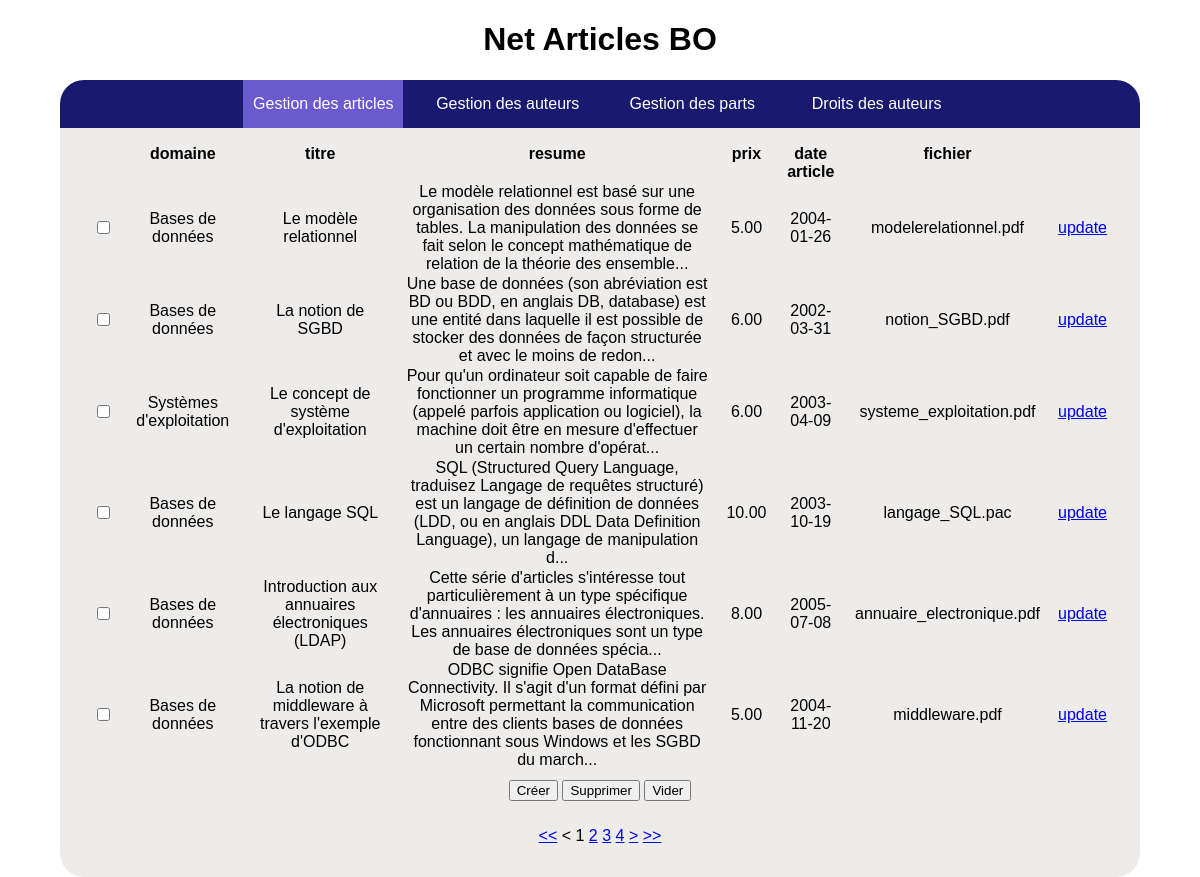
Page /index.php?c=article&a=read on the committed database.
### tables this page shows
CREATE TABLE IF NOT EXISTS `article` (
  `id_article` int(11) NOT NULL,
  `id_domaine` int(11) NOT NULL,
  `titre` varchar(250) DEFAULT NULL,
  `resume` varchar(2048) DEFAULT NULL,
  `prix` decimal(11,2) DEFAULT NULL,
  `date_article` date DEFAULT NULL,
  `fichier` varchar(50) NOT NULL,
  PRIMARY KEY (`id_article`),
  KEY `fk_article_domaine` (`id_domaine`)
);

CREATE TABLE IF NOT EXISTS `domaine` (
  `id_domaine` int(11) NOT NULL,
  `lib_domaine` varchar(80) DEFAULT NULL,
  PRIMARY KEY (`id_domaine`)
);

### controller/BootStrap.php (called while the page is built, shortened)
<?php
require_once 'model/HTTPRequest.php';
class BootStrap {
	private static $_controller = null;
	private static $_request = null;
	public static function getRequest()
	{
		if( is_null(self::$_request) ) {
			self::$_request = new HTTPRequest();
		}
		return self::$_request;
	}
	public static function getController()
	{
		if( is_null(self::$_controller) ) {
			self::initController();
		}
		return self::$_controller;
	}
	public static function initController() {
		$request = self::getRequest();
		try {
			$name = $request->getController();
			$action = $request->getAction();
			self::$_controller = new $controllerClass();
			self::$_controller->setTitle('Net Articles BO');
			self::$_controller->setName($name);
			self::$_controller->setView($name);
			self::$_controller->run($action);
		}
		catch (Exception $ex) {
			self::includeController('Error');
			self::$_controller = new ErrorController();
			self::$_controller->setTitle('Erreur - Net Articles BO');
			self::$_controller->setView('error');
			self::$_controller->setError($ex);
			self::$_controller->run($ex->getCode());
		}
		self::$_controller->setMenu('menu');
	}
}
?>

### model/HTTPRequest.php (called while the page is built, shortened)
<?php
class HTTPRequest
{
	private $_controller;
	private $_action;
	public function __construct() {
		$this->_controller = 'Index';
		$this->_action = 'default';
		if(isset($_REQUEST['c'])) {
			$this->_controller = $_REQUEST['c'];
		}
		if(isset($_REQUEST['a'])) {
			$this->_action = $_REQUEST['a'];
		}
	}
	public function getController()
	{
		return $this->_controller;
	}
	public function getAction()
	{
		return $this->_action;
	}
	public function getPage()
	{
		$page = 1;
		return $page;
	}
	public function getURL($controller = null, $action = null, $params = null) {
		if(is_null($controller)){
			$controller = $this->getController();
		}
		if(is_null($action)){
			$action = $this->getAction();
		}
		$parameters = "";
		if( isset($params)  && is_array($params)) {
			foreach($params as $k => $v) {
				$parameters .= '&'.$k.'='.$v;
			}
		}
		$url = 'index.php?c='.$controller.'&a='.$action.$parameters;
		return $url;
	}
}
?>

### controller/PlainCRUDController.php (called while the page is built, shortened)
<?php
abstract class PlainCRUDController extends CRUDController {
	private $_rows;
	private $_page;
	private $_pageCount;
	public static $length = 6;
	protected function read() {
		$this->_pageCount = $this->definePageCount();
		$this->_rows = $this->defineRows(($this->getPage() - 1) * self::$length, self::$length);
	}
	public function initPagination() {
		$this->_page = BootStrap::getRequest()->getPage();
	}
	public function getHeader() {
		return array_keys($this->_rows[0]);
	}
	public function getRows() {
		return $this->_rows;
	}
	public function getPageCount() {
		return $this->_pageCount;
	}
	public function getPage() {
		return $this->_page;
	}
}
?>

### persistence/SQLRequest.php (called while the page is built, shortened)
<?php
class SQLRequest
{
	private $_request;
	private $_parameters;
	function __construct()
	{
		$this->_parameters = array();
	}
	public function getRequest()
	{
		return $this->_request;
	}
	public function setRequest($request)
	{
		$this->_request = $request;
	}
	public function getParameters()
	{
		return $this->_parameters;
	}
}
?>

### persistence/DBUtils.php (called while the page is built, shortened)
<?php
require_once 'persistence/SQLRequest.php';
class DBUtils
{
	private static function getConnection()
	{
		try
		{
			$connection = new PDO('mysql:host=localhost;dbname=net_articles', 'mod', 'mod');
			$connection->setAttribute(PDO::ATTR_ERRMODE, PDO::ERRMODE_EXCEPTION);
			$connection->exec('SET CHARACTER SET utf8;');
			return $connection;
		} catch(Exception $e)
		{
			$connection = null;
			throw $e;
		}
	}
	public static function read(SQLRequest $request)
	{
		try
		{
			$connection = self::getConnection();
			$prep = $connection->prepare($request->getRequest());
			$prep->execute($request->getParameters());
			return $prep;
		} catch(Exception $e)
		{
			$connection = null;
			throw $e;
		}
	}
}
?>

### model/Article.php (called while the page is built, shortened)
<?php
require_once 'persistence/DBUtils.php';
class Article implements CRUDTable {
	public static function readableList($start, $length) {
		$req = new SQLRequest();
		$req->setRequest(
			'Select a.id_article as id, d.lib_domaine as domaine, a.titre, a.resume, a.prix, a.date_article as "date article", a.fichier
			from article a
			join domaine d on d.id_domaine = a.id_domaine
			limit '.$start.', '.$length.';'
			);
		return DBUtils::read($req)->fetchAll(PDO::FETCH_ASSOC);
	}
	public static function getRowCount() {
		$req = new SQLRequest();
		$req->setRequest(
			'Select count(*)
			from article;'
			);
		$rs = DBUtils::read($req)->fetchAll(PDO::FETCH_NUM);
		return $rs[0][0];
	}
}
?>

### controller/ArticleController.php (called while the page is built, shortened)
<?php
require_once 'PlainCRUDController.php';
require_once 'model/Article.php';
class ArticleController extends PlainCRUDController {
	protected function defineRows($start, $length) {
		$rows = Article::readableList($start, $length);
		return $rows;
	}
	protected function definePageCount() {
		$pageCount = ceil(Article::getRowCount() / self::$length);
		return $pageCount;
	}
}
?>

### controller/CRUDController.php (called while the page is built, shortened)
<?php
abstract class CRUDController extends Controller {
	public function run($action) {
		switch ($action) {
			case 'read':
				$this->read();
				break;
		}
	}
}
?>

### view/read.php (the view, shortened to what this page needs)
<form action="<?php echo BootStrap::getRequest()->getURL(null, "delete") ?>" method="POST">
	<table>
		<?php
		$controller = BootStrap::getController();
		$header = $controller->getHeader();
		$rows = $controller->getRows();
		echo '<tr>';
		echo '<th></th>';
		foreach($header as $value) {
			if($value != 'id') {
				echo '<th>'.$value.'</th>';
			}
		}
		echo '</tr>';
		foreach($rows as $row) {
			echo '<tr>';
			echo '<td><input type="checkbox" name="ids[]" value="'.$row['id'].'"/></td>';
			foreach ($row as $key => $value) {
				if($key != 'id') {
					if(strlen($value) > 200) {
						$value = substr($value, 0, 196) . "...";
					}
					echo '<td>' . $value . '</td>';
				}
			}
			echo '<td><a href="'.  BootStrap::getRequest()->getURL(null, 'update',Array('id'=>$row['id'])).'">update</a></td>';
			echo '</tr>';
		}
		?>
	</table>
	<div id="control">
		<input type="submit" name="create" value="Créer" >
		<input type="submit" name="delete" value="Supprimer">
		<input type="reset" value="Vider">
	</div>
</form>
<p id="pagination">
	<?php
	$request = BootStrap::getRequest();
	$length = 5 - 1;
	$page = $controller->getPage();
	$pageCount = $controller->getPageCount();
	$start = $page - floor($length/2);
	if($start < 1) {
		$start = 1;
	}
	$end = $start + $length;
	if($end > $pageCount) {
		$end = $pageCount;
	}
	echo '<a href="'.$request->getURL(null,null,Array('page' => 1)).'"> <<</a> ';
	if($page > 1) {
		echo '<a href="'.$request->getURL(null,null,Array('page' => $page - 1)).'"> <</a> ';
	}
	else {
		echo ' < ';
	}
	for($p = $start; $p <= $end; ++$p) {
		if($p == $page) {
			echo $p.' ';
		}
		else {
			echo ' <a href="'.$request->getURL(null,null,Array('page' => $p)).'">'.$p.'</a> ';
		}
	}
	if($page < $pageCount) {
		echo '<a href="'.$request->getURL(null,null,Array('page' => $page + 1)).'"> ></a> ';
	}
	else {
		echo ' > ';
	}
	echo '<a href="'.$request->getURL(null,null,Array('page' => $pageCount)).'"> >> </a> ';
	?>
</p>

### view/Styles.css (style rules this page uses)
body { font-family: cantarell, sans-serif; margin: auto; width: 90%; }
table { border-spacing: 1em 0em; }
th { font-weight: bold; text-align: center; vertical-align: text-top; }
#pagination { text-align: center; }
table { margin: auto; text-align: center; }
#control { text-align: center; margin-top: 10px; margin-bottom: 10px; }
form { display: inline-block; margin: auto; text-align: left; }

### rows in the picture
article: id_domaine.lib_domaine "Bases de données", titre "Le modèle relationnel", resume "Le modèle relationnel est basé sur une organisation des données sous forme de tables. La manipulation des données se fait selon le concept mathématique de relation de la théorie des ensemble...", prix "5.00", date_article "2004-01-26", fichier "modelerelationnel.pdf"
article: id_domaine.lib_domaine "Bases de données", titre "La notion de SGBD", resume "Une base de données (son abréviation est BD ou BDD, en anglais DB, database) est une entité dans laquelle il est possible de stocker des données de façon structurée et avec le moins de redon...", prix "6.00", date_article "2002-03-31", fichier "notion_SGBD.pdf"
article: id_domaine.lib_domaine "Systèmes d'exploitation", titre "Le concept de système d'exploitation", resume "Pour qu'un ordinateur soit capable de faire fonctionner un programme informatique (appelé parfois application ou logiciel), la machine doit être en mesure d'effectuer un certain nombre d'opérat...", prix "6.00", date_article "2003-04-09", fichier "systeme_exploitation.pdf"
article: id_domaine.lib_domaine "Bases de données", titre "Le langage SQL", resume "SQL (Structured Query Language, traduisez Langage de requêtes structuré) est un langage de définition de données (LDD, ou en anglais DDL Data Definition Language), un langage de manipulation d...", prix "10.00", date_article "2003-10-19", fichier "langage_SQL.pac"
article: id_domaine.lib_domaine "Bases de données", titre "Introduction aux annuaires électroniques (LDAP)", resume "Cette série d'articles s'intéresse tout particulièrement à un type spécifique d'annuaires : les annuaires électroniques. Les annuaires électroniques sont un type de base de données spécia...", prix "8.00", date_article "2005-07-08", fichier "annuaire_electronique.pdf"
article: id_domaine.lib_domaine "Bases de données", titre "La notion de middleware à travers l'exemple d'ODBC", resume "ODBC signifie Open DataBase Connectivity. Il s'agit d'un format défini par Microsoft permettant la communication entre des clients bases de données fonctionnant sous Windows et les SGBD du march...", prix "5.00", date_article "2004-11-20", fichier "middleware.pdf"

### other values in the picture
$controller->getTitle() "Net Articles BO"
$value "domaine"
$value "titre"
$value "resume"
$value "prix"
$value "date article"
$value "fichier"
